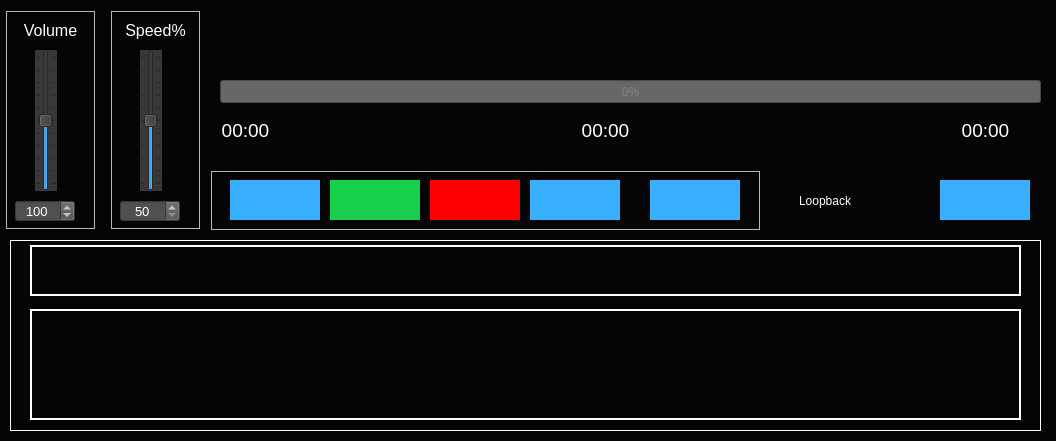
<?xml version="1.0" encoding="UTF-8"?>
<ui version="4.0">
 <class>Dialog_MidiPlayer</class>
 <widget class="QDialog" name="Dialog_MidiPlayer">
  <property name="geometry">
   <rect>
    <x>0</x>
    <y>0</y>
    <width>1056</width>
    <height>441</height>
   </rect>
  </property>
  <property name="windowTitle">
   <string>Midi Player</string>
  </property>
  <property name="styleSheet">
   <string notr="true">color: rgb(255, 255, 255);
background-color: rgb(5, 5, 5);</string>
  </property>
  <widget class="CustomButton" name="pushButton_MidiPlayerOpenFile">
   <property name="geometry">
    <rect>
     <x>940</x>
     <y>180</y>
     <width>90</width>
     <height>40</height>
    </rect>
   </property>
   <property name="styleSheet">
    <string notr="true">background-color: rgb(57, 176, 255);border: none;</string>
   </property>
   <property name="text">
    <string/>
   </property>
  </widget>
  <widget class="QLineEdit" name="lineEdit_MidiPlayeFileName">
   <property name="geometry">
    <rect>
     <x>210</x>
     <y>10</y>
     <width>831</width>
     <height>31</height>
    </rect>
   </property>
   <property name="font">
    <font>
     <pointsize>12</pointsize>
    </font>
   </property>
   <property name="readOnly">
    <bool>true</bool>
   </property>
  </widget>
  <widget class="QFrame" name="frame">
   <property name="geometry">
    <rect>
     <x>210</x>
     <y>170</y>
     <width>551</width>
     <height>61</height>
    </rect>
   </property>
   <property name="styleSheet">
    <string notr="true">color: rgb(255, 255, 255);
background-color: rgb(5, 5, 5);</string>
   </property>
   <property name="frameShape">
    <enum>QFrame::Box</enum>
   </property>
   <property name="frameShadow">
    <enum>QFrame::Raised</enum>
   </property>
   <property name="midLineWidth">
    <number>1</number>
   </property>
   <widget class="CustomButton" name="pushButton_MidiPlayerStop">
    <property name="geometry">
     <rect>
      <x>440</x>
      <y>10</y>
      <width>90</width>
      <height>40</height>
     </rect>
    </property>
    <property name="styleSheet">
     <string notr="true">background-color: rgb(57, 176, 255);border: none;</string>
    </property>
    <property name="text">
     <string/>
    </property>
   </widget>
   <widget class="CustomButton" name="pushButton_MidiPlayerPause">
    <property name="geometry">
     <rect>
      <x>220</x>
      <y>10</y>
      <width>90</width>
      <height>40</height>
     </rect>
    </property>
    <property name="styleSheet">
     <string notr="true">background-color: rgb(255, 0, 0);border: none;</string>
    </property>
    <property name="text">
     <string/>
    </property>
   </widget>
   <widget class="CustomButton" name="pushButton_MidiPlayerPlay">
    <property name="geometry">
     <rect>
      <x>120</x>
      <y>10</y>
      <width>90</width>
      <height>40</height>
     </rect>
    </property>
    <property name="styleSheet">
     <string notr="true">background-color: rgb(22, 207, 75); border: none;</string>
    </property>
    <property name="text">
     <string/>
    </property>
   </widget>
   <widget class="CustomButton" name="pushButton_MidiPlayerForward">
    <property name="geometry">
     <rect>
      <x>320</x>
      <y>10</y>
      <width>90</width>
      <height>40</height>
     </rect>
    </property>
    <property name="styleSheet">
     <string notr="true">background-color: rgb(57, 176, 255);border: none;</string>
    </property>
    <property name="text">
     <string/>
    </property>
   </widget>
   <widget class="CustomButton" name="pushButton_MidiPlayerBackward">
    <property name="geometry">
     <rect>
      <x>20</x>
      <y>10</y>
      <width>90</width>
      <height>40</height>
     </rect>
    </property>
    <property name="styleSheet">
     <string notr="true">background-color: rgb(57, 176, 255);border: none;</string>
    </property>
    <property name="text">
     <string/>
    </property>
   </widget>
  </widget>
  <widget class="QFrame" name="frame_2">
   <property name="geometry">
    <rect>
     <x>210</x>
     <y>70</y>
     <width>831</width>
     <height>80</height>
    </rect>
   </property>
   <property name="frameShape">
    <enum>QFrame::StyledPanel</enum>
   </property>
   <property name="frameShadow">
    <enum>QFrame::Raised</enum>
   </property>
   <widget class="QProgressBar" name="progressBar_MidiPlayerProgressPercents">
    <property name="geometry">
     <rect>
      <x>10</x>
      <y>10</y>
      <width>821</width>
      <height>23</height>
     </rect>
    </property>
    <property name="styleSheet">
     <string notr="true">color: rgb(130, 130, 130);
background-color: rgb(103, 103, 103);</string>
    </property>
    <property name="value">
     <number>0</number>
    </property>
   </widget>
   <widget class="QLabel" name="label_MidiPlayerSongPlayingTime">
    <property name="geometry">
     <rect>
      <x>-10</x>
      <y>50</y>
      <width>91</width>
      <height>21</height>
     </rect>
    </property>
    <property name="font">
     <font>
      <pointsize>14</pointsize>
     </font>
    </property>
    <property name="text">
     <string>00:00</string>
    </property>
    <property name="alignment">
     <set>Qt::AlignCenter</set>
    </property>
   </widget>
   <widget class="QLabel" name="label_MidiPlayerSongRemainingPlayingTime">
    <property name="geometry">
     <rect>
      <x>350</x>
      <y>50</y>
      <width>91</width>
      <height>21</height>
     </rect>
    </property>
    <property name="font">
     <font>
      <pointsize>14</pointsize>
     </font>
    </property>
    <property name="text">
     <string>00:00</string>
    </property>
    <property name="alignment">
     <set>Qt::AlignCenter</set>
    </property>
   </widget>
   <widget class="QLabel" name="label_MidiPlayerSongTotalPlayingTime">
    <property name="geometry">
     <rect>
      <x>730</x>
      <y>50</y>
      <width>91</width>
      <height>21</height>
     </rect>
    </property>
    <property name="font">
     <font>
      <pointsize>14</pointsize>
     </font>
    </property>
    <property name="text">
     <string>00:00</string>
    </property>
    <property name="alignment">
     <set>Qt::AlignCenter</set>
    </property>
   </widget>
  </widget>
  <widget class="QFrame" name="frame_3">
   <property name="geometry">
    <rect>
     <x>5</x>
     <y>10</y>
     <width>91</width>
     <height>220</height>
    </rect>
   </property>
   <property name="styleSheet">
    <string notr="true">color: rgb(255, 255, 255);
background-color: rgb(5, 5, 5);</string>
   </property>
   <property name="frameShape">
    <enum>QFrame::Box</enum>
   </property>
   <property name="frameShadow">
    <enum>QFrame::Raised</enum>
   </property>
   <property name="midLineWidth">
    <number>1</number>
   </property>
   <widget class="QLabel" name="label_12">
    <property name="geometry">
     <rect>
      <x>10</x>
      <y>10</y>
      <width>71</width>
      <height>21</height>
     </rect>
    </property>
    <property name="font">
     <font>
      <pointsize>12</pointsize>
     </font>
    </property>
    <property name="text">
     <string>Volume</string>
    </property>
    <property name="alignment">
     <set>Qt::AlignCenter</set>
    </property>
   </widget>
   <widget class="QSpinBox" name="spinBox_MidiPlayer_Volume">
    <property name="geometry">
     <rect>
      <x>10</x>
      <y>190</y>
      <width>60</width>
      <height>22</height>
     </rect>
    </property>
    <property name="font">
     <font>
      <pointsize>10</pointsize>
     </font>
    </property>
    <property name="styleSheet">
     <string notr="true">background-color: rgb(80,80,80);
color: rgb(255, 255, 255);</string>
    </property>
    <property name="alignment">
     <set>Qt::AlignCenter</set>
    </property>
    <property name="maximum">
     <number>200</number>
    </property>
    <property name="value">
     <number>100</number>
    </property>
   </widget>
   <widget class="CustomVerticalSlider" name="verticalSlider_MidiPlayer_Volume">
    <property name="geometry">
     <rect>
      <x>30</x>
      <y>40</y>
      <width>22</width>
      <height>141</height>
     </rect>
    </property>
    <property name="styleSheet">
     <string notr="true">background-color: rgb(56, 56, 56);</string>
    </property>
    <property name="maximum">
     <number>100</number>
    </property>
    <property name="value">
     <number>50</number>
    </property>
    <property name="orientation">
     <enum>Qt::Vertical</enum>
    </property>
    <property name="tickPosition">
     <enum>QSlider::TicksBothSides</enum>
    </property>
   </widget>
   <zorder>label_12</zorder>
   <zorder>verticalSlider_MidiPlayer_Volume</zorder>
   <zorder>spinBox_MidiPlayer_Volume</zorder>
  </widget>
  <widget class="QFrame" name="frame_MidiPlayerFileInfo">
   <property name="geometry">
    <rect>
     <x>10</x>
     <y>240</y>
     <width>1031</width>
     <height>191</height>
    </rect>
   </property>
   <property name="styleSheet">
    <string notr="true">color: rgb(255, 255, 255);
background-color: rgb(5, 5, 5);</string>
   </property>
   <property name="frameShape">
    <enum>QFrame::Box</enum>
   </property>
   <property name="frameShadow">
    <enum>QFrame::Plain</enum>
   </property>
   <property name="midLineWidth">
    <number>2</number>
   </property>
   <widget class="QTableWidget" name="tableWidget_MidiPlayerChannels">
    <property name="geometry">
     <rect>
      <x>20</x>
      <y>69</y>
      <width>991</width>
      <height>111</height>
     </rect>
    </property>
    <property name="font">
     <font>
      <pointsize>16</pointsize>
     </font>
    </property>
    <property name="frameShape">
     <enum>QFrame::Panel</enum>
    </property>
    <property name="frameShadow">
     <enum>QFrame::Plain</enum>
    </property>
    <property name="lineWidth">
     <number>2</number>
    </property>
    <property name="editTriggers">
     <set>QAbstractItemView::NoEditTriggers</set>
    </property>
    <property name="alternatingRowColors">
     <bool>true</bool>
    </property>
    <property name="selectionMode">
     <enum>QAbstractItemView::NoSelection</enum>
    </property>
   </widget>
   <widget class="QLabel" name="label_MidiPlayerScalesInfo">
    <property name="geometry">
     <rect>
      <x>20</x>
      <y>5</y>
      <width>991</width>
      <height>51</height>
     </rect>
    </property>
    <property name="font">
     <font>
      <pointsize>12</pointsize>
     </font>
    </property>
    <property name="frameShape">
     <enum>QFrame::Box</enum>
    </property>
    <property name="lineWidth">
     <number>2</number>
    </property>
    <property name="text">
     <string/>
    </property>
    <property name="textFormat">
     <enum>Qt::RichText</enum>
    </property>
    <property name="wordWrap">
     <bool>true</bool>
    </property>
   </widget>
  </widget>
  <widget class="CustomCheckBox" name="checkBox_MidiPlayerLoopback">
   <property name="geometry">
    <rect>
     <x>780</x>
     <y>175</y>
     <width>91</width>
     <height>51</height>
    </rect>
   </property>
   <property name="font">
    <font>
     <pointsize>9</pointsize>
    </font>
   </property>
   <property name="text">
    <string>Loopback</string>
   </property>
  </widget>
  <widget class="QFrame" name="frame_5">
   <property name="geometry">
    <rect>
     <x>110</x>
     <y>10</y>
     <width>91</width>
     <height>220</height>
    </rect>
   </property>
   <property name="styleSheet">
    <string notr="true">color: rgb(255, 255, 255);
background-color: rgb(5, 5, 5);</string>
   </property>
   <property name="frameShape">
    <enum>QFrame::Box</enum>
   </property>
   <property name="frameShadow">
    <enum>QFrame::Raised</enum>
   </property>
   <property name="midLineWidth">
    <number>1</number>
   </property>
   <widget class="QLabel" name="label_14">
    <property name="geometry">
     <rect>
      <x>10</x>
      <y>10</y>
      <width>71</width>
      <height>21</height>
     </rect>
    </property>
    <property name="font">
     <font>
      <pointsize>12</pointsize>
     </font>
    </property>
    <property name="text">
     <string>Speed%</string>
    </property>
    <property name="alignment">
     <set>Qt::AlignCenter</set>
    </property>
   </widget>
   <widget class="QSpinBox" name="spinBox_MidiPlayer_Speed">
    <property name="geometry">
     <rect>
      <x>10</x>
      <y>190</y>
      <width>60</width>
      <height>22</height>
     </rect>
    </property>
    <property name="font">
     <font>
      <pointsize>10</pointsize>
     </font>
    </property>
    <property name="styleSheet">
     <string notr="true">background-color: rgb(80,80,80);
color: rgb(255, 255, 255);</string>
    </property>
    <property name="alignment">
     <set>Qt::AlignCenter</set>
    </property>
    <property name="minimum">
     <number>50</number>
    </property>
    <property name="maximum">
     <number>150</number>
    </property>
    <property name="value">
     <number>50</number>
    </property>
   </widget>
   <widget class="CustomVerticalSlider" name="verticalSlider_MidiPlayer_Speed">
    <property name="geometry">
     <rect>
      <x>30</x>
      <y>40</y>
      <width>22</width>
      <height>141</height>
     </rect>
    </property>
    <property name="styleSheet">
     <string notr="true">background-color: rgb(56, 56, 56);</string>
    </property>
    <property name="minimum">
     <number>50</number>
    </property>
    <property name="maximum">
     <number>150</number>
    </property>
    <property name="value">
     <number>100</number>
    </property>
    <property name="orientation">
     <enum>Qt::Vertical</enum>
    </property>
    <property name="tickPosition">
     <enum>QSlider::TicksBothSides</enum>
    </property>
   </widget>
  </widget>
  <zorder>frame_2</zorder>
  <zorder>frame</zorder>
  <zorder>pushButton_MidiPlayerOpenFile</zorder>
  <zorder>lineEdit_MidiPlayeFileName</zorder>
  <zorder>frame_3</zorder>
  <zorder>frame_MidiPlayerFileInfo</zorder>
  <zorder>checkBox_MidiPlayerLoopback</zorder>
  <zorder>frame_5</zorder>
 </widget>
 <customwidgets>
  <customwidget>
   <class>CustomVerticalSlider</class>
   <extends>QSlider</extends>
   <header location="global">customverticalslider.h</header>
  </customwidget>
  <customwidget>
   <class>CustomButton</class>
   <extends>QPushButton</extends>
   <header location="global">custombutton.h</header>
  </customwidget>
  <customwidget>
   <class>CustomCheckBox</class>
   <extends>QCheckBox</extends>
   <header location="global">customcheckbox.h</header>
  </customwidget>
 </customwidgets>
 <resources/>
 <connections/>
</ui>
